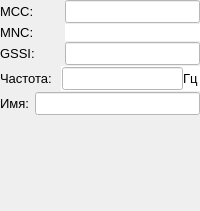
               <widget class="QWidget" name="VPD_page">
                <layout class="QVBoxLayout" name="verticalLayout_30">
                 <property name="spacing">
                  <number>1</number>
                 </property>
                 <property name="leftMargin">
                  <number>0</number>
                 </property>
                 <property name="topMargin">
                  <number>0</number>
                 </property>
                 <property name="rightMargin">
                  <number>0</number>
                 </property>
                 <property name="bottomMargin">
                  <number>0</number>
                 </property>
                 <item>
                  <widget class="QWidget" name="widget_13" native="true">
                   <layout class="QHBoxLayout" name="horizontalLayout_24">
                    <property name="spacing">
                     <number>6</number>
                    </property>
                    <property name="leftMargin">
                     <number>0</number>
                    </property>
                    <property name="topMargin">
                     <number>0</number>
                    </property>
                    <property name="rightMargin">
                     <number>0</number>
                    </property>
                    <property name="bottomMargin">
                     <number>0</number>
                    </property>
                    <item>
                     <widget class="QLabel" name="label_45">
                      <property name="sizePolicy">
                       <sizepolicy hsizetype="Preferred" vsizetype="Fixed">
                        <horstretch>0</horstretch>
                        <verstretch>0</verstretch>
                       </sizepolicy>
                      </property>
                      <property name="font">
                       <font>
                        <pointsize>10</pointsize>
                       </font>
                      </property>
                      <property name="text">
                       <string>MCC:</string>
                      </property>
                     </widget>
                    </item>
                    <item>
                     <widget class="QLineEdit" name="vpd_mcc">
                      <property name="sizePolicy">
                       <sizepolicy hsizetype="Expanding" vsizetype="Fixed">
                        <horstretch>0</horstretch>
                        <verstretch>0</verstretch>
                       </sizepolicy>
                      </property>
                      <property name="maximumSize">
                       <size>
                        <width>135</width>
                        <height>16777215</height>
                       </size>
                      </property>
                      <property name="font">
                       <font>
                        <pointsize>10</pointsize>
                       </font>
                      </property>
                      <property name="styleSheet">
                       <string notr="true">background: white;</string>
                      </property>
                     </widget>
                    </item>
                   </layout>
                  </widget>
                 </item>
                 <item>
                  <widget class="QWidget" name="widget_14" native="true">
                   <layout class="QHBoxLayout" name="horizontalLayout_42">
                    <property name="spacing">
                     <number>6</number>
                    </property>
                    <property name="leftMargin">
                     <number>0</number>
                    </property>
                    <property name="topMargin">
                     <number>0</number>
                    </property>
                    <property name="rightMargin">
                     <number>0</number>
                    </property>
                    <property name="bottomMargin">
                     <number>0</number>
                    </property>
                    <item>
                     <widget class="QLabel" name="label_63">
                      <property name="sizePolicy">
                       <sizepolicy hsizetype="Preferred" vsizetype="Fixed">
                        <horstretch>0</horstretch>
                        <verstretch>0</verstretch>
                       </sizepolicy>
                      </property>
                      <property name="font">
                       <font>
                        <pointsize>10</pointsize>
                       </font>
                      </property>
                      <property name="text">
                       <string>MNC:</string>
                      </property>
                     </widget>
                    </item>
                    <item>
                     <widget class="QLineEdit" name="vpd_mnc">
                      <property name="maximumSize">
                       <size>
                        <width>135</width>
                        <height>16777215</height>
                       </size>
                      </property>
                      <property name="font">
                       <font>
                        <pointsize>10</pointsize>
                       </font>
                      </property>
                      <property name="styleSheet">
                       <string notr="true">background: white;</string>
                      </property>
                      <property name="frame">
                       <bool>false</bool>
                      </property>
                     </widget>
                    </item>
                   </layout>
                  </widget>
                 </item>
                 <item>
                  <widget class="QWidget" name="widget_12" native="true">
                   <layout class="QHBoxLayout" name="horizontalLayout_31">
                    <property name="spacing">
                     <number>6</number>
                    </property>
                    <property name="leftMargin">
                     <number>0</number>
                    </property>
                    <property name="topMargin">
                     <number>0</number>
                    </property>
                    <property name="rightMargin">
                     <number>0</number>
                    </property>
                    <property name="bottomMargin">
                     <number>0</number>
                    </property>
                    <item>
                     <widget class="QLabel" name="label_52">
                      <property name="sizePolicy">
                       <sizepolicy hsizetype="Preferred" vsizetype="Fixed">
                        <horstretch>0</horstretch>
                        <verstretch>0</verstretch>
                       </sizepolicy>
                      </property>
                      <property name="font">
                       <font>
                        <pointsize>10</pointsize>
                       </font>
                      </property>
                      <property name="text">
                       <string>GSSI:</string>
                      </property>
                     </widget>
                    </item>
                    <item>
                     <widget class="QLineEdit" name="vpd_gssi">
                      <property name="maximumSize">
                       <size>
                        <width>135</width>
                        <height>16777215</height>
                       </size>
                      </property>
                      <property name="font">
                       <font>
                        <pointsize>10</pointsize>
                       </font>
                      </property>
                      <property name="styleSheet">
                       <string notr="true">background: white;</string>
                      </property>
                     </widget>
                    </item>
                   </layout>
                  </widget>
                 </item>
                 <item>
                  <widget class="QWidget" name="widget_15" native="true">
                   <layout class="QHBoxLayout" name="horizontalLayout_47">
                    <property name="spacing">
                     <number>6</number>
                    </property>
                    <property name="leftMargin">
                     <number>0</number>
                    </property>
                    <property name="topMargin">
                     <number>0</number>
                    </property>
                    <property name="rightMargin">
                     <number>0</number>
                    </property>
                    <property name="bottomMargin">
                     <number>0</number>
                    </property>
                    <item>
                     <widget class="QLabel" name="label_68">
                      <property name="sizePolicy">
                       <sizepolicy hsizetype="Preferred" vsizetype="Fixed">
                        <horstretch>0</horstretch>
                        <verstretch>0</verstretch>
                       </sizepolicy>
                      </property>
                      <property name="font">
                       <font>
                        <pointsize>10</pointsize>
                       </font>
                      </property>
                      <property name="text">
                       <string>Частота:</string>
                      </property>
                     </widget>
                    </item>
                    <item>
                     <widget class="QWidget" name="vpd_freq_full" native="true">
                      <property name="maximumSize">
                       <size>
                        <width>139</width>
                        <height>16777215</height>
                       </size>
                      </property>
                      <property name="styleSheet">
                       <string notr="true">background: white;</string>
                      </property>
                      <layout class="QHBoxLayout" name="horizontalLayout_48">
                       <property name="spacing">
                        <number>0</number>
                       </property>
                       <property name="leftMargin">
                        <number>1</number>
                       </property>
                       <property name="topMargin">
                        <number>1</number>
                       </property>
                       <property name="rightMargin">
                        <number>1</number>
                       </property>
                       <property name="bottomMargin">
                        <number>1</number>
                       </property>
                       <item>
                        <widget class="QLineEdit" name="vpd_freq">
                         <property name="font">
                          <font>
                           <pointsize>10</pointsize>
                          </font>
                         </property>
                         <property name="styleSheet">
                          <string notr="true">background: white;</string>
                         </property>
                        </widget>
                       </item>
                       <item>
                        <widget class="QLabel" name="label_69">
                         <property name="sizePolicy">
                          <sizepolicy hsizetype="Fixed" vsizetype="Fixed">
                           <horstretch>0</horstretch>
                           <verstretch>0</verstretch>
                          </sizepolicy>
                         </property>
                         <property name="font">
                          <font>
                           <pointsize>10</pointsize>
                          </font>
                         </property>
                         <property name="text">
                          <string>Гц</string>
                         </property>
                        </widget>
                       </item>
                      </layout>
                     </widget>
                    </item>
                   </layout>
                  </widget>
                 </item>
                 <item>
                  <layout class="QHBoxLayout" name="horizontalLayout_29">
                   <property name="spacing">
                    <number>6</number>
                   </property>
                   <item>
                    <widget class="QLabel" name="label_50">
                     <property name="sizePolicy">
                      <sizepolicy hsizetype="Preferred" vsizetype="Fixed">
                       <horstretch>0</horstretch>
                       <verstretch>0</verstretch>
                      </sizepolicy>
                     </property>
                     <property name="font">
                      <font>
                       <pointsize>10</pointsize>
                      </font>
                     </property>
                     <property name="text">
                      <string>Имя:</string>
                     </property>
                    </widget>
                   </item>
                   <item>
                    <widget class="QLineEdit" name="vpd_name">
                     <property name="sizePolicy">
                      <sizepolicy hsizetype="Expanding" vsizetype="Fixed">
                       <horstretch>0</horstretch>
                       <verstretch>0</verstretch>
                      </sizepolicy>
                     </property>
                     <property name="font">
                      <font>
                       <pointsize>10</pointsize>
                      </font>
                     </property>
                     <property name="styleSheet">
                      <string notr="true">background: white;</string>
                     </property>
                    </widget>
                   </item>
                  </layout>
                 </item>
                 <item>
                  <spacer name="verticalSpacer_4">
                   <property name="orientation">
                    <enum>Qt::Vertical</enum>
                   </property>
                   <property name="sizeHint" stdset="0">
                    <size>
                     <width>20</width>
                     <height>96</height>
                    </size>
                   </property>
                  </spacer>
                 </item>
                </layout>
               </widget>
